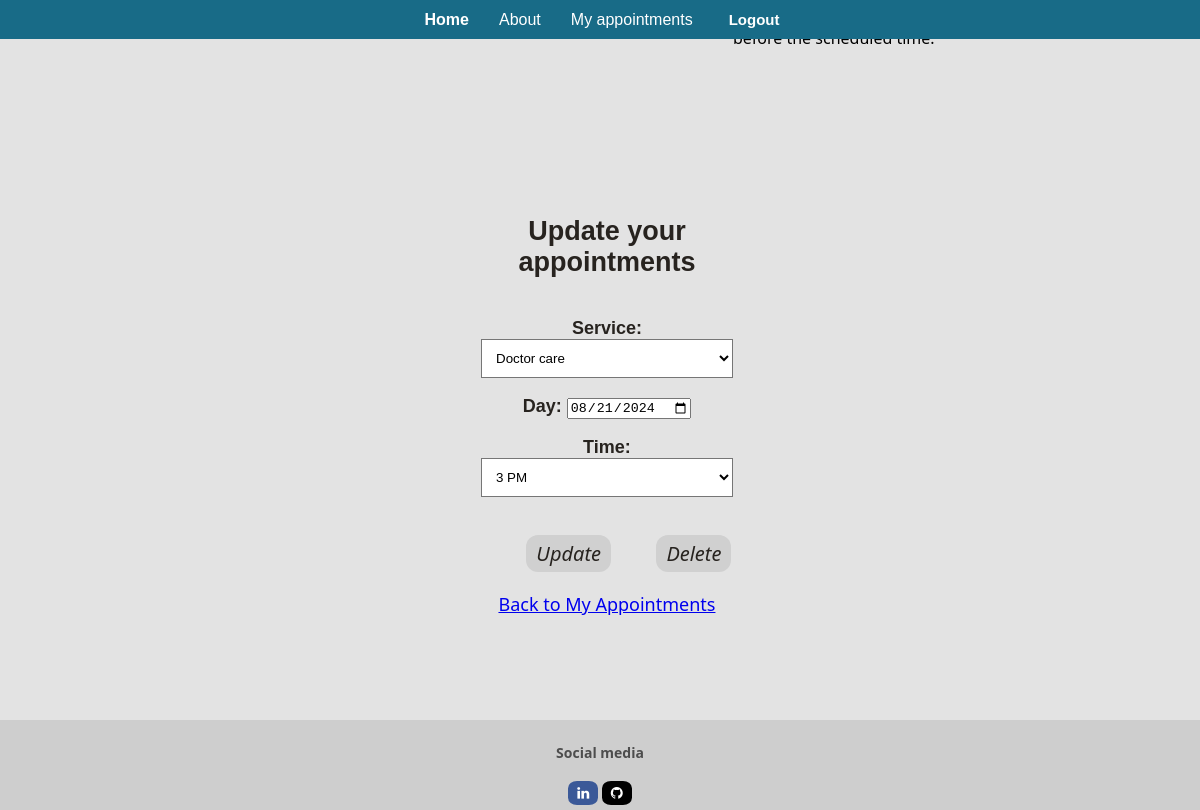
The page /update_appointment/74/ (signed in) on the database its author committed.
### app/models.py (models this page shows, shortened)
class Appointment(models.Model):
    class Meta:
        indexes = [
            models.Index(fields=['user']),
            models.Index(fields=['day']),
            models.Index(fields=['time']),
        ]
    user = models.ForeignKey(User, on_delete=models.CASCADE, null=True, blank=True)
    service = models.CharField(max_length=50, choices=SERVICE_CHOICES, default="Doctor care")
    day = models.DateField(default=timezone.now)
    time = models.CharField(max_length=10, choices=TIME_CHOICES, default="3 PM")
    time_ordered = models.DateTimeField(default=datetime.now, blank=True)

### app/views.py (the view)
# urls.py: path("update_appointment/<int:appointment_id>/", views.update_appointment, name="update_appointment"),
def update_appointment(request, appointment_id):
    appointment = get_object_or_404(Appointment, pk=appointment_id, user=request.user)
    if request.method == 'POST':
        if 'update' in request.POST:
            update_form = UpdateAppointmentForm(request.POST, instance=appointment)
            if update_form.is_valid():
                update_form.save()
                return redirect('my_appointments')
        elif 'delete' in request.POST:
            appointment.delete()
        return redirect('my_appointments')
    else:
        form = UpdateAppointmentForm(instance=appointment)
    return render(request, 'app/update_appointment.html', {'form': form, 'appointment': appointment})

### app/forms.py (shortened to what this page needs)
class UpdateAppointmentForm(forms.ModelForm):
    class Meta:
        model = Appointment
        fields = ['service', 'day', 'time']
        widgets = {
            'day': CustomDateSelectorWidget(),
        }

### app/templates/app/update_appointment.html (shortened to what this page needs)
{% extends "app/layout.html" %}
{% block content %}
<div class="update-container">
  <h2> Update your appointments</h2>
  <form method="post" action="{% url 'update_appointment' appointment.id %}">
    {{ form.as_p }}
    <div class="button-container">
      <button class="button3" type="submit" name="update">Update</button>
      <button class="button3" type="submit" name="delete">Delete</button>
    </div>
  </form>
  <a style="margin-top: 20px;" href="{% url 'my_appointments' %}">Back to My Appointments</a>
</div>
{% endblock %}

### app/static/app/site.css (style rules this page uses)
body { background-color: #e3e3e3; padding: 0; margin: 0; }
h1, h2, h3, p { color: rgb(39, 35, 31); text-align: center; font-family: 'Lucida Sans', 'Lucida Sans Regular', 'Lucida Grande', 'Lucida Sans Unicode', Geneva, Verdana, sans-serif; font-weight: 600; }
.button-container { display: flex; align-items: center; margin-right: 40%; }
.update-container { display: flex; flex-direction: column; justify-content: center; align-items: center; height: 100vh; margin: 0 auto; font-size: large; margin-left: 40%; width: auto; }
select { background-color: white; outline: 20px red; color: black; cursor: pointer; width: 100%; padding: 10px; }
option { font-size: 14px; }
.button3 { font-family: 'Segoe UI', Tahoma, Geneva, Verdana, sans-serif; font-style: italic; font-weight: 500; border-style: hidden; background-color: #d0d0d0; border-color: rgb(39, 35, 31); border-radius: 12px; padding: 5px 10px; color: rgb(39, 35, 31); display: fixed; font-size: 20px; margin-left: 30%; transition-duration: 0.4s; margin-top: 20px; }

### rows shown on the page
Appointment: service "Doctor care", day "08/21/2024", time "3 PM"
